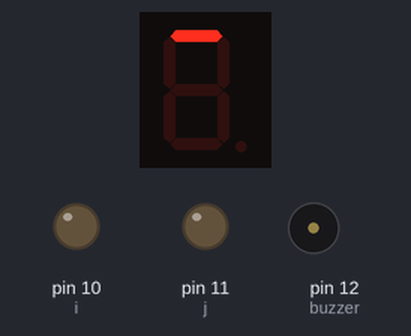
The sketch below on a simulated Arduino Uno, built with avr-gcc and run on an emulated ATmega328P. Shown: 1-digit seven-segment display, output pins drawn as LEDs (lit = HIGH), buzzer (waves = sounding, pin HIGH). Wiring (inferred from the names in the program): 1-digit 7-segment display, segments lit when HIGH: segments pin 2, pin 3, pin 4, pin 5, pin 6, pin 7, pin 8, pin 9. The segment pins are drawn as the display they are named for; pins used as bus, display or sensor lines are not drawn.

Above: at 0.15 s.
At 1.05 s:
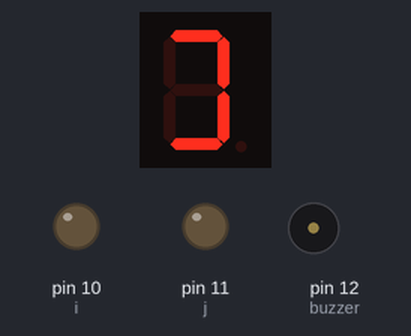
At 1.65 s:
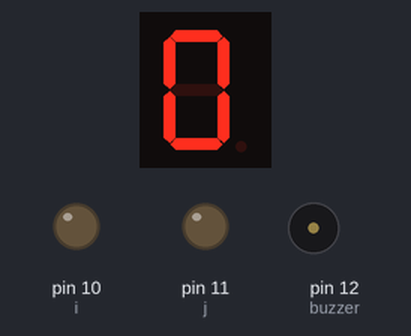
At 2.55 s:
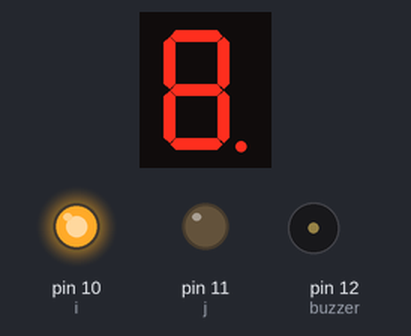
At 3.45 s:
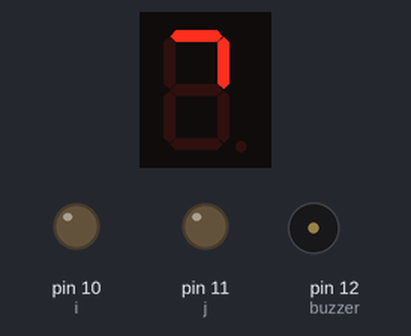
Timing chart, 0 to 40.0 s (numbered marks = the images above):
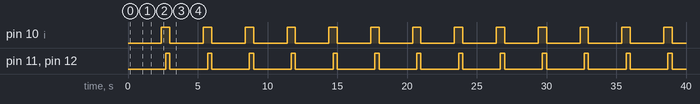

The sketch:

progressBar01.ino
```cpp
int a = 2;
int b = 3;
int c = 4;
int d = 5;
int e = 6;
int f = 7;
int g = 8;
int h = 9;
int i = 10;
int j = 11;


int buzzer = 12;

int counter = 0;

void setup() {
  // put your setup code here, to run once:
  pinMode(a,OUTPUT);
  pinMode(b,OUTPUT);
  pinMode(c,OUTPUT);
  pinMode(d,OUTPUT);
  pinMode(e,OUTPUT);
  pinMode(f,OUTPUT);
  pinMode(g,OUTPUT);
  pinMode(h,OUTPUT);
  pinMode(i,OUTPUT);
  pinMode(j,OUTPUT);

  pinMode(buzzer,OUTPUT);
}

void setOff()
{
  digitalWrite(a,LOW);
  digitalWrite(b,LOW);
  digitalWrite(c,LOW);
  digitalWrite(d,LOW);
  digitalWrite(e,LOW);
  digitalWrite(f,LOW);
  digitalWrite(g,LOW);
  digitalWrite(h,LOW);
  digitalWrite(i,LOW);
  digitalWrite(j,LOW);

}

void loop() {
  // put your main code here, to run repeatedly:
 if(counter == 0)
 {
  digitalWrite(a,HIGH);
 }
 else if(counter == 1)
 {
  digitalWrite(b,HIGH);
 }
 else if(counter == 2)
 {
  digitalWrite(c,HIGH);
 }
 else if(counter == 3)
 {
  digitalWrite(d,HIGH);
 }
 else if(counter == 4)
 {
  digitalWrite(e,HIGH);
 }
 else if(counter == 5)
 {
  digitalWrite(f,HIGH);
 }
 else if(counter == 6)
 {
  digitalWrite(g,HIGH);

 }
 else if(counter == 7)
 {
  digitalWrite(h,HIGH);

 }
 else if(counter == 8)
 {
  digitalWrite(i,HIGH);

 }
 else if(counter == 9)
 {
  digitalWrite(j,HIGH);
  counter = -1;
   digitalWrite(buzzer,HIGH);

 }

 delay(300);
 if(counter == -1)
 {
  setOff();
 }
 digitalWrite(buzzer,LOW);
 counter++;


}
```

Measured:
- by itself, pin 10 (i): alternates HIGH for 0.60 s and LOW for 2.4 s
- by itself, pin 11 (j), pin 12 (buzzer): alternates HIGH for 0.30 s and LOW for 2.7 s
- by itself, everything shown: repeats every 3.0 s, in 11 steps
- what the display in image 3 shows lasts 0.9 s, from 2.1 s to 3.0 s
